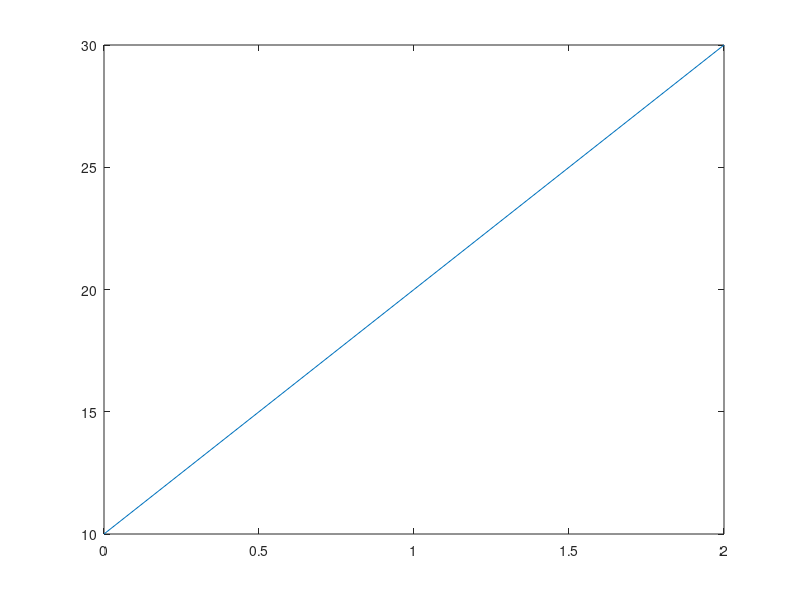
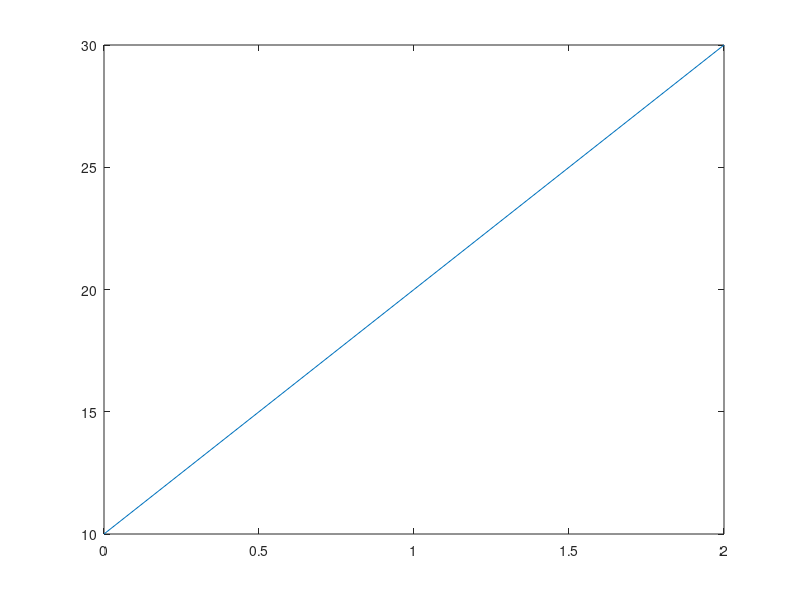
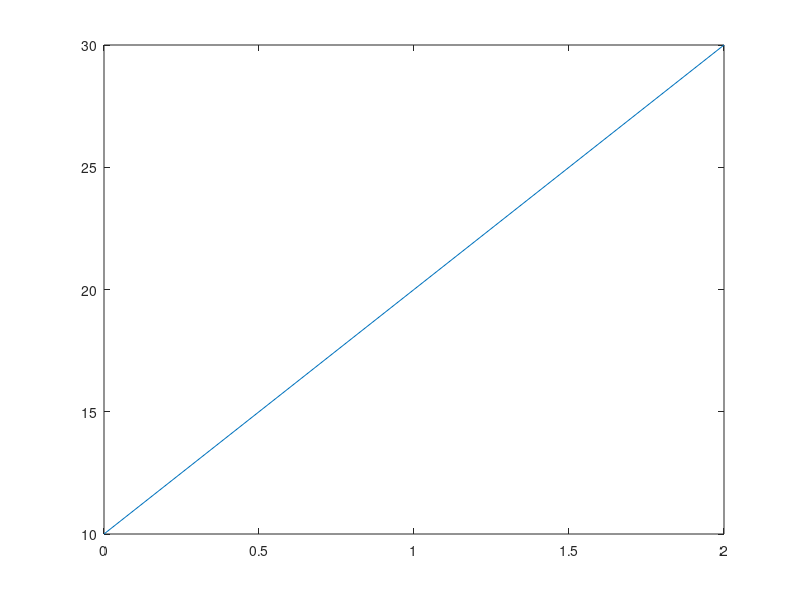

These figures' MATLAB source, in order:
clear all; 

x = [0 1 2];
y = [10 20 30];


testFileDirectory = 'C:\Users\James\Desktop\';
%fileNameNoRegister = 'Unregistered image';
fullfile = fullfile(testFileDirectory, 'Unregistered image');
fig = plot(x,y);
saveas(fig, fullfile, 'bmp'); %bmp
saveas(fig, fullfile, 'meta'); %emf 
saveas(fig, fullfile, 'fig'); %fig